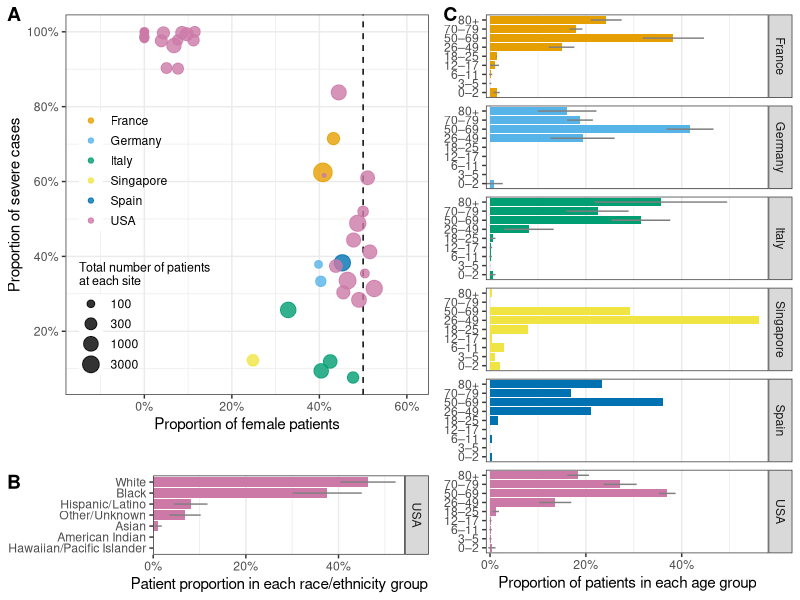
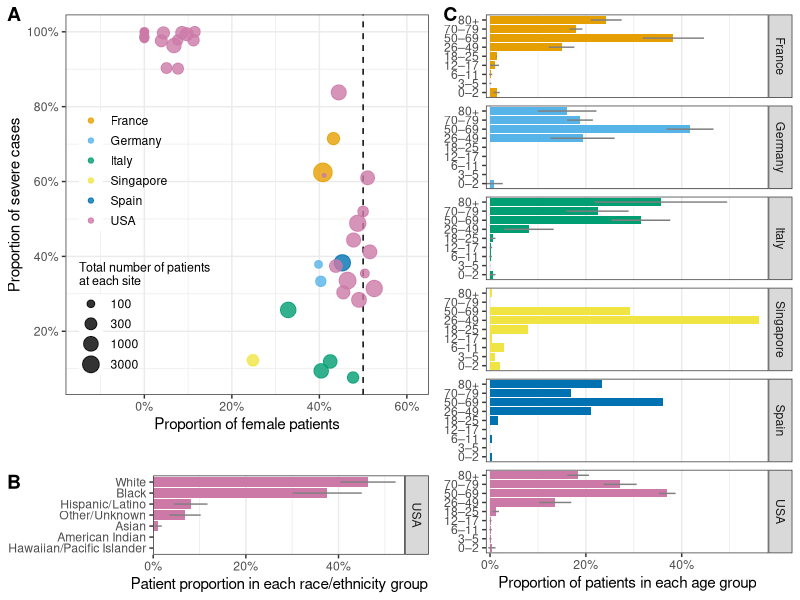

Reproduce these figures in R, in order.
## ---- chunk 1
library(readr)
library(dplyr)
library(scales)
library(tidyr)
library(ggplot2)
library(cowplot)
library(stringr)
library(forcats)

theme_set(theme_bw())
## ---- chunk 2
alpha_threshold <- qnorm(0.975)
demo_desc <- read_csv('results/demo_prelim.csv') %>% 
  filter(siteid != 'SITE157', siteid != 'SITE712')

colorBlindGrey6 <- c("#E69F00", "#56B4E9", "#009E73", "#F0E442", "#0072B2", "#CC79A7")
demo_perc <- demo_desc %>% 
  mutate_at(vars(- num_patients_all, - siteid, - Country),
            list(~ . / .data$num_patients_all)) %>% 
  mutate(Country = as.factor(Country)) 

races <- c("black",
           "hispanic_latino",
           "white",
           "asian",
           "hawaiian_pacific_islander",
           "american_indian")  

demo_perc %>% 
  rename('perc_patients_ever_severe' = num_patients_ever_severe,
         'perc_patients_never_severe' = num_patients_never_severe) %>% 
  write_csv('results/demographics.csv')
## ---- chunk 3
demo_desc %>% 
  summarise(across(c(num_patients_all, female, male, unknown_other_sex), sum)) 
## ---- chunk 4
demo_desc %>% 
  summarise(across(c(num_patients_all, races, unknown_other_race), sum)) %>% 
  print()
## ---- chunk 5
unknowns <- demo_perc %>%
  select(siteid, Country, contains('unknown')) %>% 
  pivot_longer(- c(siteid, Country))
unknowns %>% filter(value < 0)
unknowns %>% filter(value < 1, value > 0.1)

# unknowns %>% 
#   ggplot(aes(y = value, x = name)) +
#   ggbeeswarm::geom_beeswarm() +
#   facet_wrap(~ name, scales = 'free_x')
## ---- chunk 6
demo_gender <- demo_perc %>% filter(unknown_other_sex < 1)
lm(num_patients_ever_severe ~ female, demo_gender) %>% 
  summary()

age_perc <- demo_perc %>% 
  filter(unknown_other_age_group < 1) %>% 
  select(Country, num_patients_all, num_patients_ever_severe, contains('to'), ends_with('plus'))

lm(num_patients_ever_severe ~ . - Country - num_patients_all, age_perc) %>% 
  summary()

age_radar <- age_perc %>% 
  select(-contains('num')) %>% 
  group_by(Country) %>% 
  summarise(across(.fns = mean_se), .groups = 'drop') %>% 
  pivot_longer(- Country) %>% 
  mutate(se = value$y - value$ymin,
         cimin = value$y - alpha_threshold*se,
         cimax = value$y + alpha_threshold*se) %>%
  mutate(name = case_when(
    name == '00to02' ~ '0to2',
    name == '03to05' ~ '3to5',
    name == '06to11' ~ '6to11',
    TRUE ~ name
  )) %>% 
  mutate(name = gsub('to', '–', name) %>% gsub('plus', '+', .))
age_radar$name <- factor(age_radar$name, levels = unique(age_radar$name))
  

race_perc <- demo_perc %>% 
  filter(abs(unknown_other_race) < 1) %>% 
  select(Country, num_patients_all, num_patients_ever_severe, all_of(races), unknown_other_race)

race_radar <- race_perc %>% 
  select(-contains('num')) %>% 
  group_by(Country) %>% 
  summarise(across(.fns = mean_se), .groups = 'drop') %>% 
  pivot_longer(- Country) %>% 
  mutate(se = value$y - value$ymin,
         cimin = value$y - alpha_threshold*se,
         cimax = value$y + alpha_threshold*se,
         name = gsub('_', ' ', name) %>% 
           str_to_title(.) %>% 
           gsub('Hispanic ', 'Hispanic/', .) %>% 
           gsub('Hawaiian ', 'Hawaiian/', .) %>% 
           gsub('Unknown Other Race', 'Other/Unknown',. ),
         name = fct_reorder(name, value$y))

lm(num_patients_ever_severe ~ black + white + asian + hispanic_latino + american_indian +
     hawaiian_pacific_islander, race_perc) %>% 
  summary()
## ---- chunk 7
gender_plot <- demo_gender %>% 
  ggplot(aes(female, num_patients_ever_severe, 
             color = Country)) +
  geom_vline(xintercept = 0.5, linetype = 'dashed') +
  geom_point(aes(size = num_patients_all), alpha = 0.8) +
  scale_x_continuous(labels = scales::percent_format(),
                     limits = c(0, 0.65),
                     expand = expansion(add = c(0.18, 0))) +
  scale_y_continuous(labels = scales::percent_format(),
                     breaks = seq(0, 1, 0.2)) +
  labs(
    x = 'Proportion of female patients', 
    y = 'Proportion of severe cases', 
    color = NULL, 
    size = 'Total number of patients
at each site') +
  scale_size(trans = "log10") +
  scale_color_manual(values = colorBlindGrey6) +
  theme(legend.position = c(0.22, 0.4),
        plot.margin = margin(10.5, 5.5, 25.5, 5.5, 'pt'),
        legend.background = element_blank(),
        legend.key.height = unit(1, 'line'),
        legend.title = element_text(hjust = 0, size = 9)) +
  NULL
## ---- chunk 8
age_plot <- age_radar  %>% 
  ggplot(aes(name, value$y, fill = Country, group = Country)) +
  geom_col(position = 'dodge2') + 
  coord_flip() +
  facet_grid(rows = vars(Country)) +
  geom_linerange(aes(ymin = cimin, ymax = cimax), 
                position = position_dodge(width = 0.9),
                color = 'grey50') +
  scale_y_continuous(labels = scales::percent_format(accuracy = 1),
                     expand = expansion(add = c(0,0.02))) +
  scale_size_continuous(guide = FALSE) +
  labs(x = NULL, y = 'Proportion of patients in each age group') +
  scale_color_manual(values = colorBlindGrey6, drop = FALSE) +
  scale_fill_manual(values = colorBlindGrey6, drop = FALSE) +
  theme(legend.position = 'None',
        panel.grid.major.y = element_blank(),
        plot.margin = margin(10.5, 5.5, 6.5, 5.5, 'pt')) +
  NULL
## ---- chunk 9
race_plot <- race_radar %>% 
  ggplot(aes(name, value$y, fill = Country, group = Country)) +
  geom_col(position = 'dodge2') + 
  coord_flip() +
  facet_grid(rows = vars(Country)) +
  geom_linerange(aes(ymin = cimin, ymax = cimax), 
                position = position_dodge(width = 0.9),
                color = 'grey50') +
  scale_y_continuous(labels = scales::percent_format(accuracy = 1),
                     breaks = seq(0, 1, 0.2),
                     expand = expansion(add = c(0,0.02))) +
  scale_size_continuous(guide = FALSE) +
  labs(x = NULL, y = 'Patient proportion in each race/ethnicity group') +
  scale_color_manual(values = colorBlindGrey6, drop = FALSE) +
  scale_fill_manual(values = colorBlindGrey6, drop = FALSE) +
  theme(legend.position = 'None',
        panel.grid.major.y = element_blank(),
        ) +
  NULL
## ---- chunk 10
gender_race <- plot_grid(gender_plot, race_plot, ncol = 1,
          rel_heights = c(3.54, 1), labels = 'AUTO')
comp_plots <- plot_grid(gender_race, age_plot, ncol = 2, rel_widths = c(1.2, 1),
          labels = c('', 'C'))
comp_plots
ggsave('figs/composite_plot.png', comp_plots, height = 6.7, width = 8)
